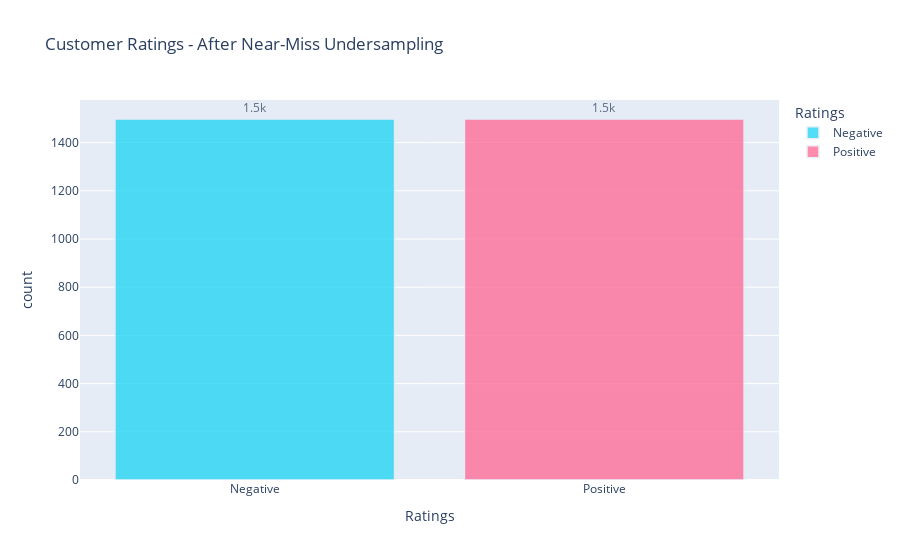

Write notebook code for a chart like this one.
### Markdown cell above
## Checking for Class Imbalance after Near-miss Undersampling

### Code cell
# create a data frame to count the number of customer reviews by products and also rename a column as count
rating_counts = pd.DataFrame(pd.DataFrame(Y_train_near).rename(columns = {0:'review_star'}).value_counts()).reset_index().rename( \
    columns={'review_star': 'Ratings', 0:'count'})

# add a sort index
rating_counts['Ratings_for_sorting'] = rating_counts['Ratings']

# convert ratings to str type for visualization
rating_counts['Ratings'] = rating_counts['Ratings'].astype(str)

# Sort order by custom column and display 
rating_counts.sort_values(by=['Ratings_for_sorting'], inplace = True)

# use plotly to create a bar graph of number of reviews by brand and using customized color coding 
fig = px.bar(rating_counts, x="Ratings", y="count", color="Ratings", 
             title= "Customer Ratings - After Near-Miss Undersampling", text_auto = '.2s', 
             color_discrete_map={'0.0':'red', '1.0':'orange', '2.0': 'yellow',
                                 '3.0':'rgb(179,226,205)', '4.0':'rgb(27,158,119)'})

# figure customization
fig.update_traces(textfont_size=12, textangle=0, textposition="outside", cliponaxis=False,
 marker_line_width=1.5, opacity = 0.75)

### Figure 1 — Plotly figure (JSON) as saved in the notebook; plotly's stock layout.template omitted (floating-point values rounded to 4 significant figures)
{"data": [{"alignmentgroup": "True", "cliponaxis": false, "hovertemplate": "Ratings=%{x}<br>count=%{y}<extra></extra>", "legendgroup": "Negative", "marker": {"color": "#19d3f3", "line": {"width": 1.5}, "pattern": {"shape": ""}}, "name": "Negative", "offsetgroup": "Negative", "opacity": 0.75, "orientation": "v", "showlegend": true, "textangle": 0, "textfont": {"size": 12}, "textposition": "outside", "texttemplate": "%{y:.2s}", "type": "bar", "x": ["Negative"], "xaxis": "x", "y": [1498], "yaxis": "y"}, {"alignmentgroup": "True", "cliponaxis": false, "hovertemplate": "Ratings=%{x}<br>count=%{y}<extra></extra>", "legendgroup": "Positive", "marker": {"color": "#FF6692", "line": {"width": 1.5}, "pattern": {"shape": ""}}, "name": "Positive", "offsetgroup": "Positive", "opacity": 0.75, "orientation": "v", "showlegend": true, "textangle": 0, "textfont": {"size": 12}, "textposition": "outside", "texttemplate": "%{y:.2s}", "type": "bar", "x": ["Positive"], "xaxis": "x", "y": [1498], "yaxis": "y"}], "layout": {"barmode": "relative", "legend": {"title": {"text": "Ratings"}, "tracegroupgap": 0}, "title": {"text": "Customer Ratings - After Near-Miss Undersampling"}, "xaxis": {"anchor": "y", "categoryarray": ["Negative", "Positive"], "categoryorder": "array", "domain": [0, 1], "title": {"text": "Ratings"}}, "yaxis": {"anchor": "x", "domain": [0, 1], "title": {"text": "count"}}}}
